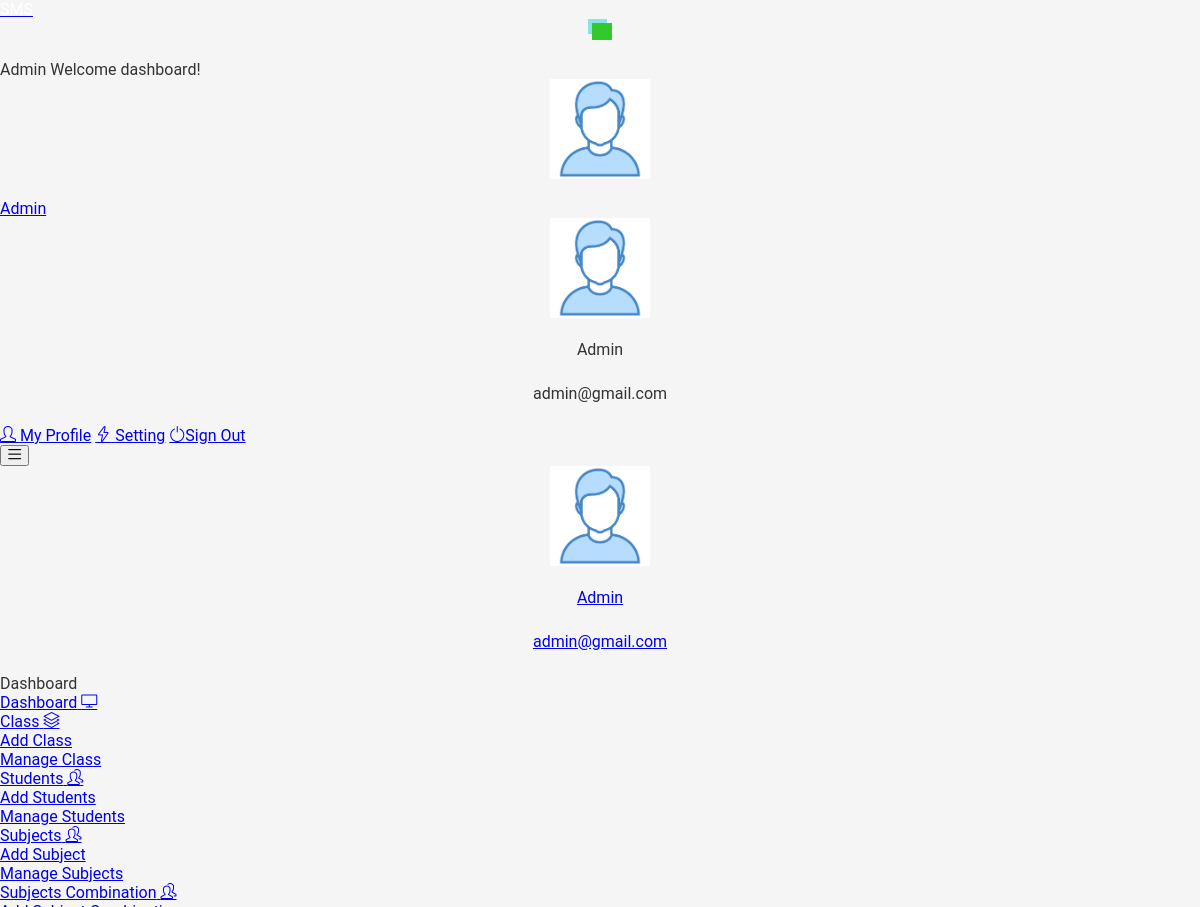
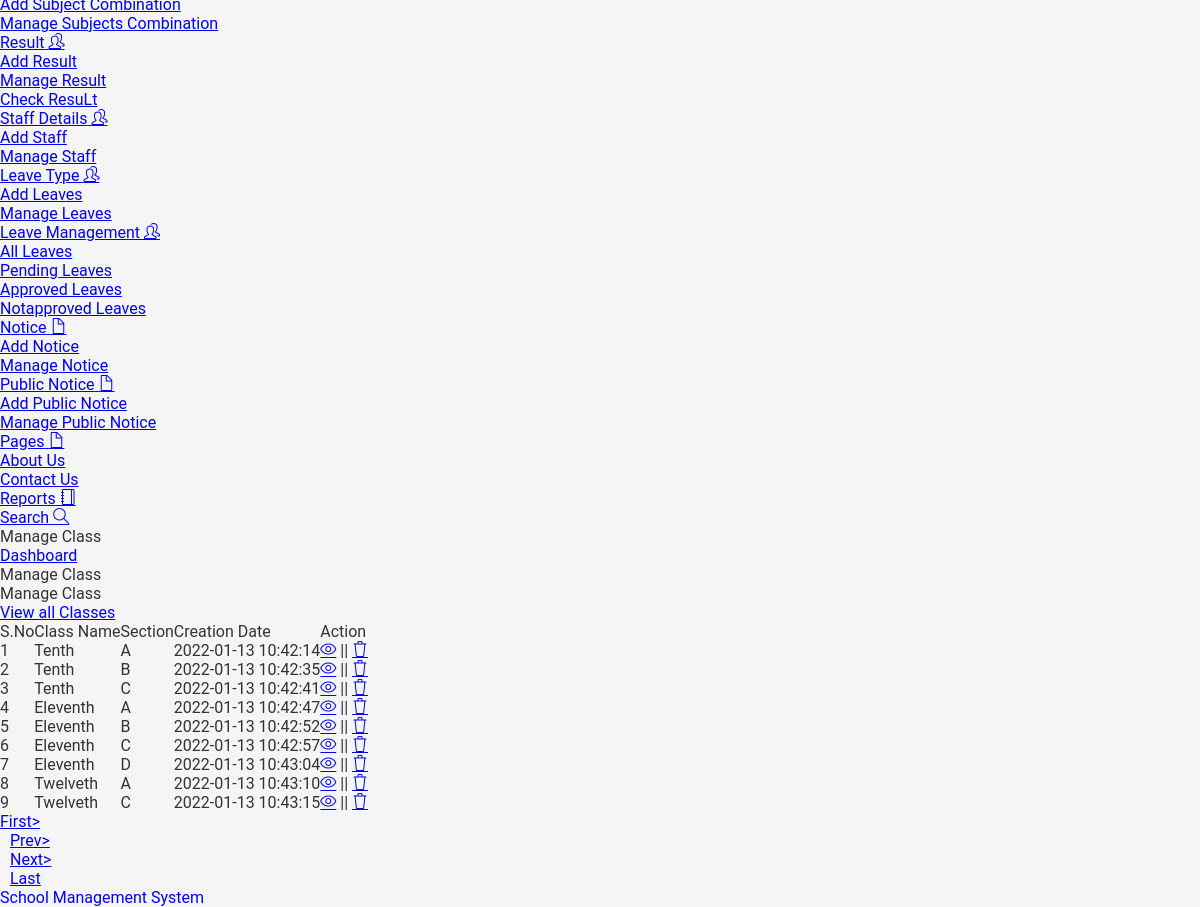
Page /studentms/admin/manage-class.php (signed in) on the committed database (2 pictures, top to bottom).
### tables this page shows
CREATE TABLE IF NOT EXISTS `tblclass` (
  `id` int NOT NULL AUTO_INCREMENT,
  `ClassName` varchar(50) DEFAULT NULL,
  `ClassNameNumeric` int DEFAULT NULL,
  `Section` varchar(20) DEFAULT NULL,
  `CreationDate` timestamp NULL DEFAULT CURRENT_TIMESTAMP,
  PRIMARY KEY (`id`)
);

### studentms/admin/manage-class.php (the view, shortened to what the rows shown need)
<?php
include('includes/dbconnection.php');
if (strlen($_SESSION['sturecmsaid']==0)) {
  header('location:logout.php');
  } else{
?>
<!DOCTYPE html>
<html lang="en">
  <head>
    <link rel="stylesheet" href="vendors/simple-line-icons/css/simple-line-icons.css">
    <link rel="stylesheet" href="vendors/flag-icon-css/css/flag-icon.min.css">
    <link rel="stylesheet" href="vendors/css/vendor.bundle.base.css">
    <link rel="stylesheet" href="./vendors/daterangepicker/daterangepicker.css">
    <link rel="stylesheet" href="./vendors/chartist/chartist.min.css">
    <link rel="stylesheet" href="./css/style.css">
  </head>
  <body>
    <div class="container-scroller">
     <?php include_once('includes/header.php');?>
      <div class="container-fluid page-body-wrapper">
        <?php include_once('includes/sidebar.php');?>
        <div class="main-panel">
          <div class="content-wrapper">
            <div class="row">
              <div class="col-md-12 grid-margin stretch-card">
                <div class="card">
                  <div class="card-body">
                    <div class="table-responsive border rounded p-1">
                      <table class="table">
                        <thead>
                          <tr>
                            <th class="font-weight-bold">S.No</th>
                            <th class="font-weight-bold">Class Name</th>
                            <th class="font-weight-bold">Section</th>
                            <th class="font-weight-bold">Creation Date</th>
                            <th class="font-weight-bold">Action</th>
                          </tr>
                        </thead>
                        <tbody>
                           <?php
                           if (isset($_GET['pageno'])) {
            $pageno = $_GET['pageno'];
        } else {
            $pageno = 1;
        }
        $no_of_records_per_page =15;
        $offset = ($pageno-1) * $no_of_records_per_page;
$sql="SELECT * from tblclass LIMIT $offset, $no_of_records_per_page";
$query = $dbh -> prepare($sql);
$query->execute();
$results=$query->fetchAll(PDO::FETCH_OBJ);
$cnt=1;
if($query->rowCount() > 0)
{
foreach($results as $row)
{               ?>
                          <tr>
                            <td><?php echo htmlentities($cnt);?></td>
                            <td><?php  echo htmlentities($row->ClassName);?></td>
                            <td><?php  echo htmlentities($row->Section);?></td>
                            <td><?php  echo htmlentities($row->CreationDate);?></td>
                            <td>
                            <div><a href="edit-class-detail.php?editid=<?php echo htmlentities ($row->id);?>"><i class="icon-eye"></i></a>
                                                || <a href="manage-class.php?delid=<?php echo ($row->id);?>" onclick="return confirm('Do you really want to Delete ?');"> <i class="icon-trash"></i></a></div>
                            </td>
                          </tr><?php $cnt=$cnt+1;}} ?>
                        </tbody>
                      </table>
                    </div>
                  </div>
                </div>
              </div>
            </div>
          </div>
        </div>
      </div>
    </div>
  </body>
</html><?php }  ?>

### studentms/admin/includes/header.php (shortened to what the rows shown need)
 <nav class="navbar default-layout-navbar col-lg-12 col-12 p-0 fixed-top d-flex flex-row">
        </div><?php
         $aid= $_SESSION['sturecmsaid'];
$sql="SELECT * from tbladmin where id=:aid";
$query = $dbh -> prepare($sql);
$query->bindParam(':aid',$aid,PDO::PARAM_STR);
$query->execute();
$results=$query->fetchAll(PDO::FETCH_OBJ);
$cnt=1;
if($query->rowCount() > 0)
{
foreach($results as $row)
{               ?>
        <div class="navbar-menu-wrapper d-flex align-items-center flex-grow-1">
          <h5 class="mb-0 font-weight-medium d-none d-lg-flex"><?php  echo htmlentities($row->AdminName);?> Welcome dashboard!</h5>
          <ul class="navbar-nav navbar-nav-right ml-auto">
            <li class="nav-item dropdown d-none d-xl-inline-flex user-dropdown">
              <a class="nav-link dropdown-toggle" id="UserDropdown" href="#" data-toggle="dropdown" aria-expanded="false">
                <img class="img-xs rounded-circle ml-2" src="images/faces/face8.jpg" alt="Profile image"> <span class="font-weight-normal"> <?php  echo htmlentities($row->AdminName);?> </span></a>
              <div class="dropdown-menu dropdown-menu-right navbar-dropdown" aria-labelledby="UserDropdown">
                <div class="dropdown-header text-center">
                  <img class="img-md rounded-circle" src="images/faces/face8.jpg" alt="Profile image">
                  <p class="mb-1 mt-3"><?php  echo htmlentities($row->AdminName);?></p>
                  <p class="font-weight-light text-muted mb-0"><?php  echo htmlentities($row->Email);?></p>
                </div><?php $cnt=$cnt+1;}} ?>
              </div>
            </li>
          </ul>
          <button class="navbar-toggler navbar-toggler-right d-lg-none align-self-center" type="button" data-toggle="offcanvas">
            <span class="icon-menu"></span>
          </button>
        </div>
      </nav>

### studentms/admin/includes/sidebar.php (shortened to what the rows shown need)
<nav class="sidebar sidebar-offcanvas" id="sidebar">
          <ul class="nav">
            <li class="nav-item nav-profile">
              <a href="#" class="nav-link">
                <div class="text-wrapper">
                  <?php
         $aid= $_SESSION['sturecmsaid'];
$sql="SELECT * from tbladmin where id=:aid";
$query = $dbh -> prepare($sql);
$query->bindParam(':aid',$aid,PDO::PARAM_STR);
$query->execute();
$results=$query->fetchAll(PDO::FETCH_OBJ);
$cnt=1;
if($query->rowCount() > 0)
{
foreach($results as $row)
{               ?>
                  <p class="profile-name"><?php  echo htmlentities($row->AdminName);?></p>
                  <p class="designation"><?php  echo htmlentities($row->Email);?></p><?php $cnt=$cnt+1;}} ?>
                </div>
              </a>
            </li>
          </ul>
        </nav>

### rows in the picture
tblclass: ClassName "Tenth", Section "A", CreationDate "2022-01-13 10:42:14"
tblclass: ClassName "Tenth", Section "B", CreationDate "2022-01-13 10:42:35"
tblclass: ClassName "Tenth", Section "C", CreationDate "2022-01-13 10:42:41"
tblclass: ClassName "Eleventh", Section "A", CreationDate "2022-01-13 10:42:47"
tblclass: ClassName "Eleventh", Section "B", CreationDate "2022-01-13 10:42:52"
tblclass: ClassName "Eleventh", Section "C", CreationDate "2022-01-13 10:42:57"
tblclass: ClassName "Eleventh", Section "D", CreationDate "2022-01-13 10:43:04"
tblclass: ClassName "Twelveth", Section "A", CreationDate "2022-01-13 10:43:10"
tblclass: ClassName "Twelveth", Section "C", CreationDate "2022-01-13 10:43:15"

### other values in the picture
$row->AdminName "Admin"
$row->Email "admin@gmail.com"
